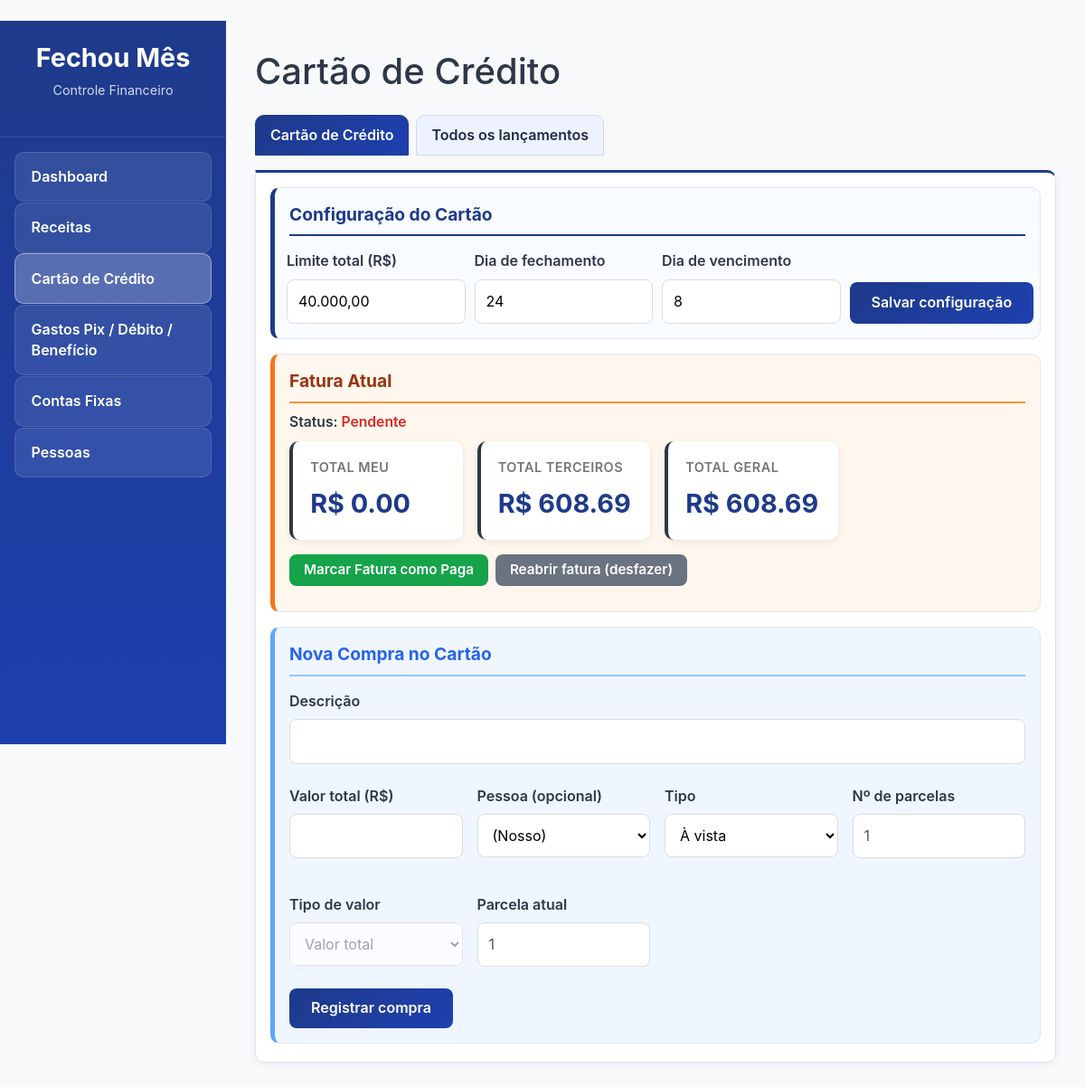
/cartao, run on the app's committed database.
### tables this page shows
CREATE TABLE cartao_config (
            id INTEGER PRIMARY KEY CHECK (id = 1),
            limite_total REAL,
            dia_fechamento INTEGER,
            dia_vencimento INTEGER,
            fatura_paga INTEGER DEFAULT 0
        );

### app_flask.py (the view, shortened to what this page needs)
@app.route('/cartao', methods=['GET', 'POST'])
def cartao():
    cfg = cartao_service.get_config()
    info = cartao_service.calcular_fatura_atual()
    pessoas = pessoas_service.listar_pessoas()
    lancamentos_todos = cartao_service.listar_todos_lancamentos()
    pessoa_nome_por_id = {p.id: p.nome for p in pessoas}
    for l in lancamentos_todos:
        l["pessoa_nome"] = pessoa_nome_por_id.get(l.get("pessoa_id")) or "Nosso"
        l["periodo"] = f'{int(l["mes_ref"]):02d}/{int(l["ano_ref"])}'
        if l["tipo"] == "parcelado":
            l["parcelas_label"] = f'{int(l["parcela_atual"])}/{int(l["total_parcelas"])}'
        else:
            l["parcelas_label"] = "-"
    return render_template(
        'cartao.html',
        cfg=cfg,
        info=info,
        pessoas=pessoas,
        lancamentos_todos=lancamentos_todos,
    )

### finance_app/database.py (called while the page is built)
def get_connection() -> sqlite3.Connection:
    DB_PATH.parent.mkdir(parents=True, exist_ok=True)
    conn = sqlite3.connect(DB_PATH)
    conn.row_factory = sqlite3.Row
    return conn

### finance_app/services/cartao_service.py (called while the page is built)
def get_config() -> CartaoConfig:
    conn = get_connection()
    cur = conn.cursor()
    cur.execute("SELECT id, limite_total, dia_fechamento, dia_vencimento, fatura_paga FROM cartao_config WHERE id = 1;") # Removed get_cursor(conn) and used conn.cursor()
    row = cur.fetchone()
    conn.close()
    if not row:
        raise RuntimeError("ConfiguraÃ§Ã£o do cartÃ£o nÃ£o encontrada.")
    data = dict(row)
    data["fatura_paga"] = bool(data["fatura_paga"])
    return CartaoConfig(**data)

def mes_ano_fatura_atual(hoje: date | None = None) -> Tuple[int, int]:
    if hoje is None:
        hoje = date.today()
    cfg = get_config()
    mes = hoje.month
    ano = hoje.year
    if hoje.day > cfg.dia_fechamento:
        if mes == 12:
            mes = 1
            ano += 1
        else:
            mes += 1
    return mes, ano

def listar_parceladas_ativas() -> List[CartaoParcelada]:
    conn = get_connection()
    cur = conn.cursor()
    cur.execute(
        """
        SELECT id, descricao, valor_parcela, total_parcelas, parcela_atual,
               mes_inicio, ano_inicio, status, pessoa_id
        FROM cartao_parceladas
        WHERE status = 'Ativa'
        ORDER BY id;
        """
    )
    rows = cur.fetchall()
    conn.close()
    return [CartaoParcelada(**dict(r)) for r in rows]

def listar_avista_mes(mes: int, ano: int) -> List[CartaoAvista]:
    conn = get_connection()
    cur = conn.cursor()
    cur.execute(
        """
        SELECT id, descricao, valor, mes_referencia, ano_referencia, pessoa_id
        FROM cartao_avista
        WHERE mes_referencia = ? AND ano_referencia = ?
        ORDER BY id;
        """,
        (mes, ano),
    )
    rows = cur.fetchall()
    conn.close()
    return [CartaoAvista(**dict(r)) for r in rows]

### templates/cartao.html (shortened to what this page needs)
﻿{% extends "base.html" %}
{% block content %}
<h1 style="color: #2d3748; margin-bottom: 1.5rem;">Cartão de Crédito</h1>
<ul class="nav nav-tabs cartao-tabs" role="tablist">
    <li class="nav-item">
        <a class="nav-link active" data-toggle="tab" href="#tab-cartao-principal" role="tab">Cartão de Crédito</a>
    </li>
    <li class="nav-item">
        <a class="nav-link" data-toggle="tab" href="#tab-cartao-lancamentos" role="tab">Todos os lançamentos</a>
    </li>
</ul>
<div class="tab-content cartao-tab-content">
<div class="tab-pane fade show active" id="tab-cartao-principal" role="tabpanel">
<section class="cartao-section cartao-section-config">
<div class="section-title">Configuração do Cartão</div>
<form method="POST">
    <div class="row form-row">
        <div class="col-3">
            <div class="form-group">
                <label>Limite total (R$)</label>
                <input type="text" class="money-input" inputmode="numeric" autocomplete="off" name="limite" step="100" min="0" value="{{ cfg.limite_total or 0 }}">
            </div>
        </div>
        <div class="col-3">
            <div class="form-group">
                <label>Dia de fechamento</label>
                <input type="number" name="dia_fechamento" min="1" max="31" value="{{ cfg.dia_fechamento }}">
            </div>
        </div>
        <div class="col-3">
            <div class="form-group">
                <label>Dia de vencimento</label>
                <input type="number" name="dia_vencimento" min="1" max="31" value="{{ cfg.dia_vencimento }}">
            </div>
        </div>
        <div class="col-3 form-action-col">
            <button type="submit" class="btn btn-primary">Salvar configuração</button>
        </div>
    </div>
</form>
</section>
<div class="cartao-section-divider"></div>
<section class="cartao-section cartao-section-fatura">
<div class="section-title">Fatura Atual</div>
<div style="margin: -0.35rem 0 0.55rem; font-size: 0.98rem; font-weight: 600; color: #2d3748;">
    Status: <span style="color: {% if cfg.fatura_paga %}#16a34a{% else %}#dc2626{% endif %};">
        {% if cfg.fatura_paga %}Pago{% else %}Pendente{% endif %}
    </span>
</div>
<div class="row cartao-totais">
    <div class="col-3">
        <div class="metric-container">
            <div class="card-title">Total meu</div>
            <div class="card-value" style="color: #1e3a8a;">R$ {{ "{:,.2f}".format(info['total_meu']) }}</div>
        </div>
    </div>
    <div class="col-3">
        <div class="metric-container">
            <div class="card-title">Total terceiros</div>
            <div class="card-value" style="color: #1e3a8a;">R$ {{ "{:,.2f}".format(info['total_terceiros']) }}</div>
        </div>
    </div>
    <div class="col-3">
        <div class="metric-container">
            <div class="card-title">Total geral</div>
            <div class="card-value" style="color: #1e3a8a;">R$ {{ "{:,.2f}".format(info['total_geral']) }}</div>
        </div>
    </div>
</div>
<div class="cartao-actions">
    <form method="POST">
        <button type="submit" class="btn btn-success btn-sm">Marcar Fatura como Paga</button>
    </form>
    <form method="POST">
        <button type="submit" class="btn btn-secondary btn-sm">Reabrir fatura (desfazer)</button>
    </form>
</div>
</section>
<div class="cartao-section-divider"></div>
<section class="cartao-section cartao-section-compra">
<div class="section-title">Nova Compra no Cartão</div>
<form method="POST">
    <div class="form-group">
        <label>Descrição</label>
        <input type="text" name="descricao" required>
    </div>
    <div class="row">
        <div class="col-3">
            <div class="form-group">
                <label id="label_valor_compra">Valor total (R$)</label>
                <input type="text" class="money-input" inputmode="numeric" autocomplete="off" name="valor" step="10" min="0" required>
            </div>
        </div>
        <div class="col-3">
            <div class="form-group">
                <label>Pessoa (opcional)</label>
                <select name="pessoa_id">
                    <option value="">(Nosso)</option>
                </select>
            </div>
        </div>
        <div class="col-3">
            <div class="form-group">
                <label>Tipo</label>
                <select name="tipo" id="tipo_compra" onchange="toggleParcelas()">
                    <option value="avista">À vista</option>
                </select>
            </div>
        </div>
        <div class="col-3">
            <div class="form-group">
                <label>Nº de parcelas</label>
                <input type="number" name="total_parcelas" id="total_parcelas" min="1" value="1">
            </div>
        </div>
        <div class="col-3">
            <div class="form-group">
                <label>Tipo de valor</label>
                <select name="modo_valor" id="modo_valor" onchange="toggleParcelas()">
                    <option value="total">Valor total</option>
                </select>
            </div>
        </div>
        <div class="col-3">
            <div class="form-group">
                <label>Parcela atual</label>
                <input type="number" name="parcela_atual" id="parcela_atual" min="1" value="1">
            </div>
        </div>
    </div>
    <button type="submit" class="btn btn-primary">Registrar compra</button>
</form>
</section>
</div>
</div>
{% endblock %}

### static/style.css (style rules this page uses)
* { margin: 0; padding: 0; box-sizing: border-box; }
:root { --primary-blue: #1e3a8a; --primary-blue-light: #1e40af; --green: #16a34a; --red: #dc2626; --orange: #ff6a00; --blue-light: #4facfe; --text-dark: #2d3748; --text-light: #666; --bg-light: #f8f9fa; --white: #ffffff; }
body { font-family: -apple-system, BlinkMacSystemFont, 'Segoe UI', Roboto, 'Helvetica Neue', Arial, sans-serif; background-color: var(--bg-light); color: var(--text-dark); line-height: 1.45; }
.metric-container { background: white; padding: 1.2rem; border-radius: 10px; box-shadow: 0 2px 8px rgba(0, 0, 0, 0.08); border-left: 4px solid; transition: transform 0.2s; }
.card-title { font-size: 0.9rem; font-weight: 600; opacity: 0.9; margin-bottom: 0.5rem; text-transform: uppercase; letter-spacing: 0.5px; color: var(--text-light); }
.card-value { font-size: 1.8rem; font-weight: 700; margin: 0; }
.section-title { font-size: 1.3rem; font-weight: 700; color: var(--text-dark); margin: 2rem 0 1rem 0; padding-bottom: 0.5rem; border-bottom: 3px solid var(--primary-blue); }
.cartao-tabs { gap: 0.5rem; border-bottom: 0; margin-bottom: 1rem; }
.cartao-tabs .nav-item { margin-bottom: 0; }
.cartao-tabs .nav-link { border: 1px solid #cfd8ea; border-radius: 10px 10px 0 0; background: #eef2ff; color: #1f2a44; font-weight: 600; padding: 0.6rem 1rem; }
.cartao-tabs .nav-link.active { background: linear-gradient(135deg, #1e3a8a 0%, #1e40af 100%); border-color: #1e3a8a; color: #fff; }
.cartao-tab-content { background: #fff; border: 1px solid #dbe3f2; border-top: 3px solid #1e3a8a; border-radius: 0 10px 10px 10px; padding: 1rem 1rem 1.25rem; box-shadow: 0 2px 8px rgba(15, 23, 42, 0.06); }
.cartao-section { border: 1px solid #e2e8f0; border-left: 5px solid #1e40af; border-radius: 10px; background: #ffffff; padding: 1rem; }
.cartao-section .section-title { margin-top: 0; border-bottom-width: 2px; font-size: 1.2rem; }
.cartao-section-config { border-left-color: #1e3a8a; background: #f8fbff; }
.cartao-section-config .section-title { border-bottom-color: #1e3a8a; color: #1e3a8a; }
.cartao-section-fatura { border-left-color: #f97316; background: #fff7ed; }
.cartao-section-fatura .section-title { border-bottom-color: #fb923c; color: #9a3412; }
.cartao-section-compra { border-left-color: #60a5fa; background: #eff6ff; }
.cartao-section-compra .section-title { border-bottom-color: #93c5fd; color: #2563eb; }
.cartao-section-divider { height: 1rem; }
.form-group { margin-bottom: 1.5rem; }
.form-group label { display: block; margin-bottom: 0.5rem; font-weight: 600; color: var(--text-dark); }
.form-group input[type="text"], .form-group input[type="number"], .form-group input[type="date"], .form-group select, .form-group textarea { width: 100%; padding: 0.75rem; border: 1px solid #ddd; border-radius: 8px; font-size: 1rem; min-height: 46px; background-color: #fff; transition: border-color 0.2s; }
.form-row .form-group { margin-bottom: 0; }
.form-row .form-action-col { display: flex; align-items: flex-end; }
.form-row .form-action-col .btn { min-height: 46px; }
.btn { padding: 0.75rem 1.5rem; border: none; border-radius: 8px; font-weight: 600; font-size: 1rem; line-height: 1.2; cursor: pointer; transition: all 0.3s; text-decoration: none; display: inline-block; white-space: nowrap; }
.btn-primary { background: linear-gradient(135deg, var(--primary-blue) 0%, var(--primary-blue-light) 100%); color: white; }
.btn-success { background-color: var(--green); color: white; }
.btn-secondary { background-color: #6b7280; color: white; }
.row { display: flex; flex-wrap: wrap; margin: -0.5rem; }
.col-2, .col-3, .col-4 { padding: 0.5rem; }
.col-3 { flex: 0 0 33.333%; }
.cartao-totais { margin-bottom: 0.5rem; }
.cartao-actions { display: flex; gap: 0.5rem; flex-wrap: wrap; margin-bottom: 0.75rem; }
.cartao-actions form { margin: 0; }
.cartao-actions .btn { padding: 0.55rem 1rem; font-size: 0.95rem; }

### data on the page
cartao_config: limite "40.000,00", dia_fechamento "24", dia_vencimento "8"

### other printed values
{{ "{:,.2f}".format(info['total_meu']) }} "0.00"
{{ "{:,.2f}".format(info['total_terceiros']) }} "608.69"
{{ "{:,.2f}".format(info['total_geral']) }} "608.69"
